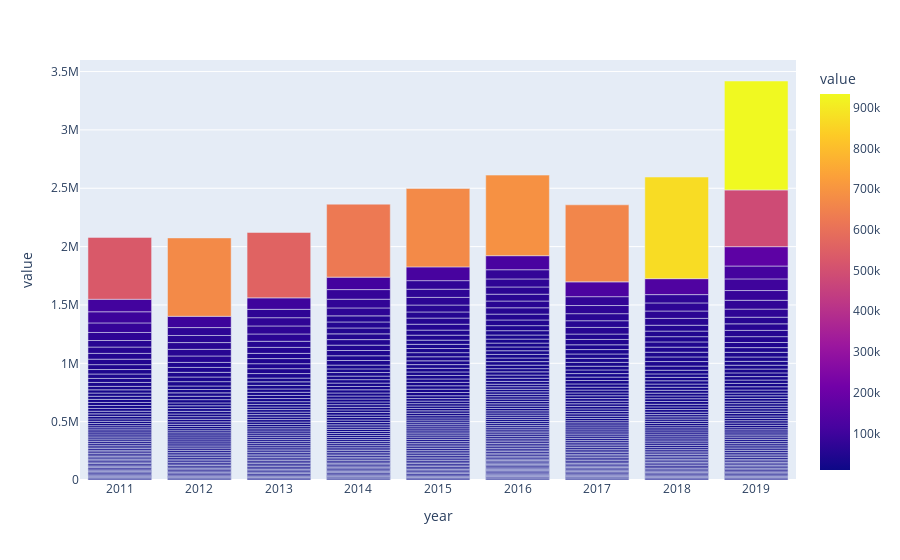

This figure's notebook cell:
### Code cell
fig = px.bar(map_test2, x="year", y="value",barmode='group',hover_data=['par_countries','item', 'value', 'element'], color="value", labels=())

fig["layout"].pop("updatemenus")
fig.show()

### Figure 1 — Plotly figure (JSON) as saved in the notebook; plotly's stock layout.template omitted (floating-point values rounded to 4 significant figures; data arrays with more than 128 entries replaced by an {"elided": "..."} marker saying what was removed)
{"data": [{"alignmentgroup": "True", "customdata": {"elided": "613x3 str values"}, "hovertemplate": "year=%{x}<br>value=%{marker.color}<br>par_countries=%{customdata[0]}<br>item=%{customdata[1]}<br>element=%{customdata[2]}<extra></extra>", "legendgroup": "", "marker": {"color": {"elided": "613 int values"}, "coloraxis": "coloraxis", "pattern": {"shape": ""}}, "name": "", "offsetgroup": "", "orientation": "v", "showlegend": false, "textposition": "auto", "type": "bar", "x": {"elided": "613 int values"}, "xaxis": "x", "y": {"elided": "613 int values"}, "yaxis": "y"}], "layout": {"barmode": "group", "coloraxis": {"colorbar": {"title": {"text": "value"}}, "colorscale": [[0, "#0d0887"], [0.1111, "#46039f"], [0.2222, "#7201a8"], [0.3333, "#9c179e"], [0.4444, "#bd3786"], [0.5556, "#d8576b"], [0.6667, "#ed7953"], [0.7778, "#fb9f3a"], [0.8889, "#fdca26"], [1, "#f0f921"]]}, "legend": {"tracegroupgap": 0}, "margin": {"t": 60}, "xaxis": {"anchor": "y", "domain": [0, 1], "title": {"text": "year"}}, "yaxis": {"anchor": "x", "domain": [0, 1], "title": {"text": "value"}}}}
